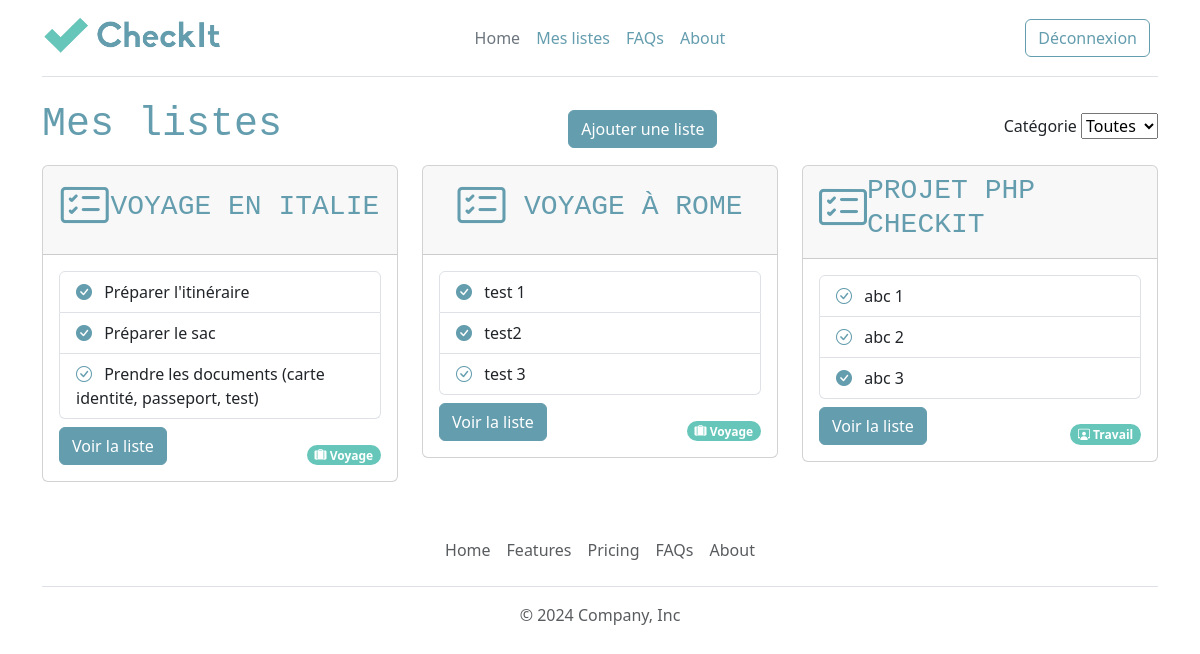
/mes-listes.php (signed in), run on the app's committed database.
### tables this page shows
CREATE TABLE IF NOT EXISTS `list` (
  `id` int(10) UNSIGNED NOT NULL AUTO_INCREMENT,
  `title` varchar(255) NOT NULL,
  `user_id` int(10) UNSIGNED NOT NULL,
  `category_id` int(10) UNSIGNED NOT NULL,
  PRIMARY KEY (`id`),
  KEY `list_ibfk_1` (`category_id`),
  KEY `list_ibfk_2` (`user_id`)
);

CREATE TABLE IF NOT EXISTS `item` (
  `id` int(10) UNSIGNED NOT NULL AUTO_INCREMENT,
  `name` varchar(255) NOT NULL,
  `status` tinyint(1) NOT NULL,
  `list_id` int(10) UNSIGNED NOT NULL,
  PRIMARY KEY (`id`),
  KEY `item_ibfk_1` (`list_id`)
);

CREATE TABLE IF NOT EXISTS `category` (
  `id` int(10) UNSIGNED NOT NULL AUTO_INCREMENT,
  `name` varchar(255) NOT NULL,
  `icon` varchar(255) NOT NULL,
  PRIMARY KEY (`id`)
);

### lib/session.php (called while the page is built, shortened)
<?php
function isUserConnected():bool
{
    return isset($_SESSION['user']);
}

### lib/list.php (called while the page is built, shortened)
<?php
function getListsByUserId(PDO $pdo, int $userId, int $categoryId=null):array
{
    $sql = "SELECT list.*, category.name as category_name,
    category.icon as category_icon
    FROM list
    JOIN category ON category.id = list.category_id
    WHERE user_id = :user_id";
    $query = $pdo->prepare($sql);
    $query->bindValue(':user_id', $userId, PDO::PARAM_INT);
    $query->execute();
    $lists = $query->fetchAll(PDO::FETCH_ASSOC);
    return $lists;
}
function getListItems(PDO $pdo, int $id):array
{
    $query = $pdo->prepare('SELECT * FROM item WHERE list_id = :id');
    $query->bindValue(':id', $id, PDO::PARAM_INT);
    $query->execute();
    return $query->fetchAll(PDO::FETCH_ASSOC);
}

### mes-listes.php (the view, shortened to what this page needs)
<?php
require_once 'templates/header.php';
require_once 'lib/pdo.php';
require_once 'lib/list.php';
$categoryId = null;
if (isset($_SESSION['user'])) {
    $lists = getListsByUserId($pdo, $_SESSION['user']['id'], $categoryId);
}
?>
<div class="container">
    <div class="d-flex justify-content-between align-items-center">
        <h1>Mes listes</h1>
        <?php if (isUserConnected()) { ?>
            <a href="ajout-modification-liste.php" class="btn btn-primary">Ajouter une liste</a>
        <?php } ?>
        <form method="get">
            <label for="category" class="form-label">Catégorie</label>
            <select name="category" id="category" onchange="this.form.submit()">
                <option value="">Toutes</option>
            </select>
        </form>
    </div>
    <div class="row">
        <?php if (isUserConnected()) {
            if ($lists) {
                foreach ($lists as $list) { ?>
                    <div class="col-md-4 my-2">
                        <div class="card w-100">
                            <div class="card-header d-flex align-items-center justify-content-evenly">
                                <i class="bi bi-card-checklist"></i>
                                <h3 class="card-title"><?=$list['title'] ?></h3>
                            </div>
                            <div class="card-body d-flex flex-column ">
                                <?php $items = getListItems($pdo, $list['id']); ?>
                                <?php if ($items) { ?>
                                <ul class="list-group">
                                    <?php foreach ($items as $item) { ?>
                                        <li class="list-group-item"><a class="me-2" href="ajout-modification-liste.php?id=<?=$list['id']?>&action=updateStatusListItem&redirect=list&item_id=<?=$item['id'] ?>&status=<?=!$item['status'] ?>"><i class="bi bi-check-circle<?=($item['status'] ? '-fill' : '')?>"></i></a> <?= $item['name'] ?></li>
                                    <?php } ?>
                                </ul>
                                <?php } ?>
                                <div class="d-flex justify-content-between align-items-end mt-2">
                                    <a href="ajout-modification-liste.php?id=<?=$list['id'] ?>" class="btn btn-primary">Voir la liste</a>
                                    <span class="badge rounded-pill text-bg-primary">
                                        <i class="bi <?=$list['category_icon']?>"></i>
                                        <?=$list['category_name']?>
                                    </span>
                                </div>
                            </div>
                        </div>
                    </div>
                <?php } ?>
            <?php } else { ?>
                <p>Aucune liste</p>
            <?php } ?>
        <?php } else { ?>
            <p>Pour consulter vos listes, vous devez être connecté:</p>
            <a href="login.php" class="btn btn-outline-primary me-2">Login</a>
        <?php } ?>
    </div>
</div>
<?php require_once __DIR__ . "/templates/footer.php" ?>

### data on the page
list: title "VOYAGE EN ITALIE", category.name "Voyage"
item: status 1 (drawn), name "Préparer l'itinéraire"
item: status 1 (drawn), name "Préparer le sac"
item: status 0 (drawn), name "Prendre les documents (carte identité, passeport, test)"
list: title "VOYAGE À ROME", category.name "Voyage"
item: status 1 (drawn), name "test 1"
item: status 1 (drawn), name "test2"
item: status 0 (drawn), name "test 3"
list: title "PROJET PHP CHECKIT", category.name "Travail"
item: status 0 (drawn), name "abc 1"
item: status 0 (drawn), name "abc 2"
item: status 1 (drawn), name "abc 3"
